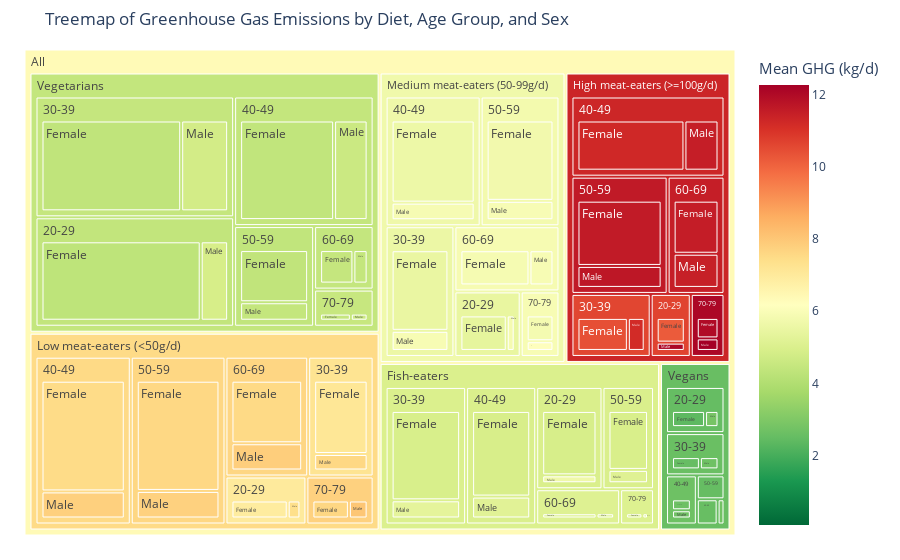

Source (notebook cell):
### Markdown cell above
Use `mean_ghgs` to visualize treemap

### Code cell
# aggregate by diet_group -> age_group -> sex and calculate means
agg_df = df.groupby(["diet_group", "age_group", "sex"]).agg({
    "mean_ghgs": "mean",
    "n_participants": "mean"  # area of treemap
}).reset_index()

# create root node of treemap
agg_df["All"] = "All Groups"
# create treemap
fig = px.treemap(
    agg_df,
    path=[px.Constant("All"), "diet_group", "age_group", "sex"],
    values="n_participants",  # area: size of population
    color="mean_ghgs",  # color: greenhouse gas emissions per capita
    color_continuous_scale="RdYlGn_r",
    color_continuous_midpoint=agg_df["mean_ghgs"].mean(),
    hover_data={"mean_ghgs": True, "n_participants": True}
)

# custom hover-over and text and values
fig.update_traces(hovertemplate="<b>%{parent}</b><br>Age Group: %{label}<br>Size of Population: %{value}<br>Mean GHGs: %{customdata[0]:.2f}<extra></extra>")

# custom treemap title and colorbar
fig.update_layout(
    title="Treemap of Greenhouse Gas Emissions by Diet, Age Group, and Sex",
    coloraxis_colorbar=dict(title="Mean GHG (kg/d)",
                            title_font=dict(size=15),
                            thickness=50),
    margin=dict(t=50, l=25, r=25, b=25)
)
fig.show()
fig.write_html("./treemap_mean_ghgs.html")  # save treemap as html file

### Figure 1 — Plotly figure (JSON) as saved in the notebook; plotly's stock layout.template omitted (floating-point values rounded to 4 significant figures; data arrays with more than 128 entries replaced by an {"elided": "..."} marker saying what was removed)
{"data": [{"branchvalues": "total", "customdata": {"elided": "115x2 float values"}, "domain": {"x": [0, 1], "y": [0, 1]}, "hovertemplate": "<b>%{parent}</b><br>Age Group: %{label}<br>Size of Population: %{value}<br>Mean GHGs: %{customdata[0]:.2f}<extra></extra>", "ids": ["All/Fish-eaters/20-29/Female", "All/High meat-eaters (>=100g/d)/20-29/Female", "All/Low meat-eaters (<50g/d)/20-29/Female", "All/Medium meat-eaters (50-99g/d)/20-29/Female", "All/Vegans/20-29/Female", "All/Vegetarians/20-29/Female", "All/Fish-eaters/30-39/Female", "All/High meat-eaters (>=100g/d)/30-39/Female", "All/Low meat-eaters (<50g/d)/30-39/Female", "All/Medium meat-eaters (50-99g/d)/30-39/Female", "All/Vegans/30-39/Female", "All/Vegetarians/30-39/Female", "All/Fish-eaters/40-49/Female", "All/High meat-eaters (>=100g/d)/40-49/Female", "All/Low meat-eaters (<50g/d)/40-49/Female", "All/Medium meat-eaters (50-99g/d)/40-49/Female", "All/Vegans/40-49/Female", "All/Vegetarians/40-49/Female", "All/Fish-eaters/50-59/Female", "All/High meat-eaters (>=100g/d)/50-59/Female", "All/Low meat-eaters (<50g/d)/50-59/Female", "All/Medium meat-eaters (50-99g/d)/50-59/Female", "All/Vegans/50-59/Female", "All/Vegetarians/50-59/Female", "All/Fish-eaters/60-69/Female", "All/High meat-eaters (>=100g/d)/60-69/Female", "All/Low meat-eaters (<50g/d)/60-69/Female", "All/Medium meat-eaters (50-99g/d)/60-69/Female", "All/Vegans/60-69/Female", "All/Vegetarians/60-69/Female", "All/Fish-eaters/70-79/Female", "All/High meat-eaters (>=100g/d)/70-79/Female", "All/Low meat-eaters (<50g/d)/70-79/Female", "All/Medium meat-eaters (50-99g/d)/70-79/Female", "All/Vegans/70-79/Female", "All/Vegetarians/70-79/Female", "All/Fish-eaters/20-29/Male", "All/High meat-eaters (>=100g/d)/20-29/Male", "All/Low meat-eaters (<50g/d)/20-29/Male", "All/Medium meat-eaters (50-99g/d)/20-29/Male", "All/Vegans/20-29/Male", "All/Vegetarians/20-29/Male", "All/Fish-eaters/30-39/Male", "All/High meat-eaters (>=100g/d)/30-39/Male", "All/Low meat-eaters (<50g/d)/30-39/Male", "All/Medium meat-eaters (50-99g/d)/30-39/Male", "All/Vegans/30-39/Male", "All/Vegetarians/30-39/Male", "All/Fish-eaters/40-49/Male", "All/High meat-eaters (>=100g/d)/40-49/Male", "All/Low meat-eaters (<50g/d)/40-49/Male", "All/Medium meat-eaters (50-99g/d)/40-49/Male", "All/Vegans/40-49/Male", "All/Vegetarians/40-49/Male", "All/Fish-eaters/50-59/Male", "All/High meat-eaters (>=100g/d)/50-59/Male", "All/Low meat-eaters (<50g/d)/50-59/Male", "All/Medium meat-eaters (50-99g/d)/50-59/Male", "All/Vegans/50-59/Male", "All/Vegetarians/50-59/Male", "All/Fish-eaters/60-69/Male", "All/High meat-eaters (>=100g/d)/60-69/Male", "All/Low meat-eaters (<50g/d)/60-69/Male", "All/Medium meat-eaters (50-99g/d)/60-69/Male", "All/Vegans/60-69/Male", "All/Vegetarians/60-69/Male", "All/Fish-eaters/70-79/Male", "All/High meat-eaters (>=100g/d)/70-79/Male", "All/Low meat-eaters (<50g/d)/70-79/Male", "All/Medium meat-eaters (50-99g/d)/70-79/Male", "All/Vegans/70-79/Male", "All/Vegetarians/70-79/Male", "All/Fish-eaters/20-29", "All/High meat-eaters (>=100g/d)/20-29", "All/Low meat-eaters (<50g/d)/20-29", "All/Medium meat-eaters (50-99g/d)/20-29", "All/Vegans/20-29", "All/Vegetarians/20-29", "All/Fish-eaters/30-39", "All/High meat-eaters (>=100g/d)/30-39", "All/Low meat-eaters (<50g/d)/30-39", "All/Medium meat-eaters (50-99g/d)/30-39", "All/Vegans/30-39", "All/Vegetarians/30-39", "All/Fish-eaters/40-49", "All/High meat-eaters (>=100g/d)/40-49", "All/Low meat-eaters (<50g/d)/40-49", "All/Medium meat-eaters (50-99g/d)/40-49", "All/Vegans/40-49", "All/Vegetarians/40-49", "All/Fish-eaters/50-59", "All/High meat-eaters (>=100g/d)/50-59", "All/Low meat-eaters (<50g/d)/50-59", "All/Medium meat-eaters (50-99g/d)/50-59", "All/Vegans/50-59", "All/Vegetarians/50-59", "All/Fish-eaters/60-69", "All/High meat-eaters (>=100g/d)/60-69", "All/Low meat-eaters (<50g/d)/60-69", "All/Medium meat-eaters (50-99g/d)/60-69", "All/Vegans/60-69", "All/Vegetarians/60-69", "All/Fish-eaters/70-79", "All/High meat-eaters (>=100g/d)/70-79", "All/Low meat-eaters (<50g/d)/70-79", "All/Medium meat-eaters (50-99g/d)/70-79", "All/Vegans/70-79", "All/Vegetarians/70-79", "All/Fish-eaters", "All/High meat-eaters (>=100g/d)", "All/Low meat-eaters (<50g/d)", "All/Medium meat-eaters (50-99g/d)", "All/Vegans", "All/Vegetarians", "All"], "labels": ["Female", "Female", "Female", "Female", "Female", "Female", "Female", "Female", "Female", "Female", "Female", "Female", "Female", "Female", "Female", "Female", "Female", "Female", "Female", "Female", "Female", "Female", "Female", "Female", "Female", "Female", "Female", "Female", "Female", "Female", "Female", "Female", "Female", "Female", "Female", "Female", "Male", "Male", "Male", "Male", "Male", "Male", "Male", "Male", "Male", "Male", "Male", "Male", "Male", "Male", "Male", "Male", "Male", "Male", "Male", "Male", "Male", "Male", "Male", "Male", "Male", "Male", "Male", "Male", "Male", "Male", "Male", "Male", "Male", "Male", "Male", "Male", "20-29", "20-29", "20-29", "20-29", "20-29", "20-29", "30-39", "30-39", "30-39", "30-39", "30-39", "30-39", "40-49", "40-49", "40-49", "40-49", "40-49", "40-49", "50-59", "50-59", "50-59", "50-59", "50-59", "50-59", "60-69", "60-69", "60-69", "60-69", "60-69", "60-69", "70-79", "70-79", "70-79", "70-79", "70-79", "70-79", "Fish-eaters", "High meat-eaters (>=100g/d)", "Low meat-eaters (<50g/d)", "Medium meat-eaters (50-99g/d)", "Vegans", "Vegetarians", "All"], "marker": {"coloraxis": "coloraxis", "colors": [4.903, 10.19, 6.913, 5.386, 2.383, 4.32, 4.943, 10.42, 7.136, 5.489, 2.54, 4.368, 4.927, 11.24, 7.484, 5.605, 2.658, 4.387, 4.944, 11.57, 7.586, 5.744, 2.52, 4.37, 5.104, 11.52, 7.541, 5.862, 2.634, 4.472, 4.991, 11.99, 7.611, 5.836, 2.84, 4.473, 5.66, 12.1, 7.387, 5.843, 2.843, 4.9, 5.327, 11.18, 7.595, 5.923, 2.698, 4.808, 5.202, 11.49, 7.782, 5.899, 2.694, 4.61, 5.142, 11.68, 7.753, 5.933, 2.525, 4.455, 5.154, 11.45, 7.836, 5.922, 2.427, 4.445, 5.304, 12.26, 8.024, 6.126, 2.588, 4.612, 4.986, 10.67, 7.001, 5.453, 2.516, 4.405, 5.008, 10.61, 7.22, 5.576, 2.604, 4.478, 4.983, 11.3, 7.543, 5.657, 2.673, 4.445, 4.981, 11.6, 7.619, 5.781, 2.522, 4.393, 5.116, 11.49, 7.631, 5.877, 2.553, 4.464, 5.072, 12.09, 7.751, 5.915, 2.731, 4.523, 5.004, 11.33, 7.51, 5.697, 2.58, 4.442, 6.357]}, "name": "", "parents": ["All/Fish-eaters/20-29", "All/High meat-eaters (>=100g/d)/20-29", "All/Low meat-eaters (<50g/d)/20-29", "All/Medium meat-eaters (50-99g/d)/20-29", "All/Vegans/20-29", "All/Vegetarians/20-29", "All/Fish-eaters/30-39", "All/High meat-eaters (>=100g/d)/30-39", "All/Low meat-eaters (<50g/d)/30-39", "All/Medium meat-eaters (50-99g/d)/30-39", "All/Vegans/30-39", "All/Vegetarians/30-39", "All/Fish-eaters/40-49", "All/High meat-eaters (>=100g/d)/40-49", "All/Low meat-eaters (<50g/d)/40-49", "All/Medium meat-eaters (50-99g/d)/40-49", "All/Vegans/40-49", "All/Vegetarians/40-49", "All/Fish-eaters/50-59", "All/High meat-eaters (>=100g/d)/50-59", "All/Low meat-eaters (<50g/d)/50-59", "All/Medium meat-eaters (50-99g/d)/50-59", "All/Vegans/50-59", "All/Vegetarians/50-59", "All/Fish-eaters/60-69", "All/High meat-eaters (>=100g/d)/60-69", "All/Low meat-eaters (<50g/d)/60-69", "All/Medium meat-eaters (50-99g/d)/60-69", "All/Vegans/60-69", "All/Vegetarians/60-69", "All/Fish-eaters/70-79", "All/High meat-eaters (>=100g/d)/70-79", "All/Low meat-eaters (<50g/d)/70-79", "All/Medium meat-eaters (50-99g/d)/70-79", "All/Vegans/70-79", "All/Vegetarians/70-79", "All/Fish-eaters/20-29", "All/High meat-eaters (>=100g/d)/20-29", "All/Low meat-eaters (<50g/d)/20-29", "All/Medium meat-eaters (50-99g/d)/20-29", "All/Vegans/20-29", "All/Vegetarians/20-29", "All/Fish-eaters/30-39", "All/High meat-eaters (>=100g/d)/30-39", "All/Low meat-eaters (<50g/d)/30-39", "All/Medium meat-eaters (50-99g/d)/30-39", "All/Vegans/30-39", "All/Vegetarians/30-39", "All/Fish-eaters/40-49", "All/High meat-eaters (>=100g/d)/40-49", "All/Low meat-eaters (<50g/d)/40-49", "All/Medium meat-eaters (50-99g/d)/40-49", "All/Vegans/40-49", "All/Vegetarians/40-49", "All/Fish-eaters/50-59", "All/High meat-eaters (>=100g/d)/50-59", "All/Low meat-eaters (<50g/d)/50-59", "All/Medium meat-eaters (50-99g/d)/50-59", "All/Vegans/50-59", "All/Vegetarians/50-59", "All/Fish-eaters/60-69", "All/High meat-eaters (>=100g/d)/60-69", "All/Low meat-eaters (<50g/d)/60-69", "All/Medium meat-eaters (50-99g/d)/60-69", "All/Vegans/60-69", "All/Vegetarians/60-69", "All/Fish-eaters/70-79", "All/High meat-eaters (>=100g/d)/70-79", "All/Low meat-eaters (<50g/d)/70-79", "All/Medium meat-eaters (50-99g/d)/70-79", "All/Vegans/70-79", "All/Vegetarians/70-79", "All/Fish-eaters", "All/High meat-eaters (>=100g/d)", "All/Low meat-eaters (<50g/d)", "All/Medium meat-eaters (50-99g/d)", "All/Vegans", "All/Vegetarians", "All/Fish-eaters", "All/High meat-eaters (>=100g/d)", "All/Low meat-eaters (<50g/d)", "All/Medium meat-eaters (50-99g/d)", "All/Vegans", "All/Vegetarians", "All/Fish-eaters", "All/High meat-eaters (>=100g/d)", "All/Low meat-eaters (<50g/d)", "All/Medium meat-eaters (50-99g/d)", "All/Vegans", "All/Vegetarians", "All/Fish-eaters", "All/High meat-eaters (>=100g/d)", "All/Low meat-eaters (<50g/d)", "All/Medium meat-eaters (50-99g/d)", "All/Vegans", "All/Vegetarians", "All/Fish-eaters", "All/High meat-eaters (>=100g/d)", "All/Low meat-eaters (<50g/d)", "All/Medium meat-eaters (50-99g/d)", "All/Vegans", "All/Vegetarians", "All/Fish-eaters", "All/High meat-eaters (>=100g/d)", "All/Low meat-eaters (<50g/d)", "All/Medium meat-eaters (50-99g/d)", "All/Vegans", "All/Vegetarians", "All", "All", "All", "All", "All", "All", ""], "type": "treemap", "values": [1329, 393, 669, 764, 487, 3752, 2024, 778, 1350, 1483, 376, 3634, 1689, 1935, 2710, 2093, 219, 2696, 946, 1753, 2682, 1698, 106, 1203, 492, 843, 1456, 1047, 81, 536, 195, 274, 450, 381, 25, 289, 163, 132, 151, 131, 198, 646, 412, 260, 304, 370, 251, 1221, 432, 616, 663, 448, 165, 961, 214, 591, 671, 410, 62, 426, 159, 543, 634, 364, 52, 229, 68, 168, 231, 143, 19, 158, 1492, 525, 820, 895, 685, 4398, 2436, 1038, 1654, 1853, 627, 4855, 2121, 2551, 3373, 2541, 384, 3657, 1160, 2344, 3353, 2108, 168, 1629, 651, 1386, 2090, 1411, 133, 765, 263, 442, 681, 524, 44, 447, 8123, 8286, 11971, 9332, 2041, 15751, 55504]}], "layout": {"coloraxis": {"cmid": 6.174, "colorbar": {"thickness": 50, "title": {"font": {"size": 15}, "text": "Mean GHG (kg/d)"}}, "colorscale": [[0, "rgb(0,104,55)"], [0.1, "rgb(26,152,80)"], [0.2, "rgb(102,189,99)"], [0.3, "rgb(166,217,106)"], [0.4, "rgb(217,239,139)"], [0.5, "rgb(255,255,191)"], [0.6, "rgb(254,224,139)"], [0.7, "rgb(253,174,97)"], [0.8, "rgb(244,109,67)"], [0.9, "rgb(215,48,39)"], [1, "rgb(165,0,38)"]]}, "legend": {"tracegroupgap": 0}, "margin": {"b": 25, "l": 25, "r": 25, "t": 50}, "title": {"text": "Treemap of Greenhouse Gas Emissions by Diet, Age Group, and Sex"}}}
